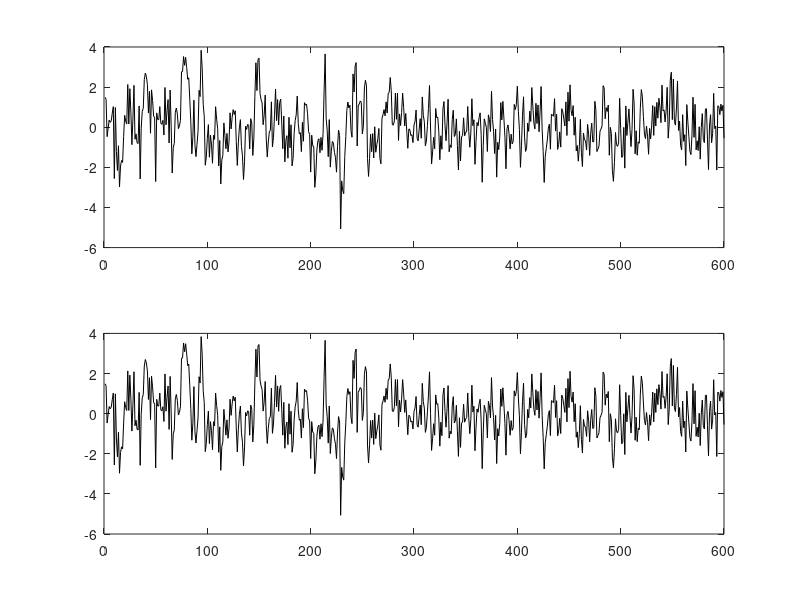

The MATLAB script that drew this image: (Note: this script raises an error after producing the figure.)
%%%%%%%%%%%%%%%%%%%%%%%%%%%%%%%%%%%%%%%%%%%%%%%%%%%%%%%%%%%%%%%%%%%%%%%%%%%
%%%%%%%%%%%%%%%%%%%%%%%%%%%%%%%%%%%%%%%%%%%%%%%%%%%%%%%%%%%%%%%%%%%%%%%%%%%
% Program for the MCMC nonstationary multivariate spectrum analysis paper
% 07/02/2016
% Does the MCMC iterations for bivariate time series
%%%%%%%%%%%%%%%%%%%%%%%%%%%%%%%%%%%%%%%%%%%%%%%%%%%%%%%%%%%%%%%%%%%%%%%%%%%
%%%%%%%%%%%%%%%%%%%%%%%%%%%%%%%%%%%%%%%%%%%%%%%%%%%%%%%%%%%%%%%%%%%%%%%%%%%


%%%%%%%%%%%%%%%%%%%%%%%%%%%%%%%%%%%%%%%%%%%%%%%%%%%%%%%%%%%%%%%%%%%%%%%%%%%
%   I) get the data
%%%%%%%%%%%%%%%%%%%%%%%%%%%%%%%%%%%%%%%%%%%%%%%%%%%%%%%%%%%%%%%%%%%%%%%%%%%
%  load('abrupt_example.mat') 
load('abrupt_example2.mat') 

figure
subplot(2,1,1);
plot(zt(:,1),'color','black')
subplot(2,1,2);
plot(zt(:,1),'color','black')


%%%%%%%%%%%%%%%%%%%%%%%%%%%%%%%%%%%%%%%%%%%%%%%%%%%%%%%%%%%%%%%%%%%%%%%%%%%
%%%%%%% II) Run the estimation proceedure
%%%%%%%%%%%%%%%%%%%%%%%%%%%%%%%%%%%%%%%%%%%%%%%%%%%%%%%%%%%%%%%%%%%%%%%%%%%
warning('off','MATLAB:nearlySingularMatrix')
nloop = 6000;   %number of total MCMC iterations
nwarmup = 2000; %number of warmup period
nexp_max = 5;   %Input maximum number of segments

global dimen nobs nbasis ngamma sigmasqalpha tau_up_limit ...
            prob_mm1 tmin var_inflate_1 var_inflate_2 options        
options = optimset('Display','off','GradObj','on','Hessian','on','MaxIter',10000,...
    'MaxFunEvals',10000,'TolFun',1e-5,'TolX',1e-5);

ts = zt;               %a T by two time series 
dim = size(ts);       
nobs = dim(1);
dimen = dim(2);
n = nobs;
yy = fft(ts)/sqrt(n);  %DFT 
y = yy(1:ceil(n/2),:);
nf = length(y);
tt=linspace(1,nobs,nobs)';

nbasis = 7;             %number of linear smoothing spline basis functions 
ngamma = nbasis + 1;    %number of coefficients for real part of components
sigmasqalpha = 5;       %smoothing parameter for alpha
tau_up_limit = 5;       %the prior for smoothing parameters    
prob_mm1 = 0.8;         %the probability of small jump, 1-prob of big jump
tmin = 100;             %minimum number of observation in each segment
var_inflate_1 = 2.5;      
var_inflate_2 = 2.5;
%%%%%%%%%%%%%%%%%%%%%%%%%%%%%%%%%%%%%%%%%%%%%%%%%%%%%%%%%%%%%%%%%%%%%%%%%%%
%%%%%%% II) Run the estimation proceedure
%%%%%%%%%%%%%%%%%%%%%%%%%%%%%%%%%%%%%%%%%%%%%%%%%%%%%%%%%%%%%%%%%%%%%%%%%%%
nfreq_hat = 50;
freq_hat=(0:nfreq_hat)'/(2*nfreq_hat);

tausq = cell(nexp_max,1);  %big array for smoothing parameters
gamma = cell(nexp_max,1);  %big array for coefficients 
spect_hat = cell(nexp_max,1);
xi = cell(nexp_max,1);     %Cutpoint locations xi_1 is first cutpoint, xi_) is beginning of timeseries
nseg = cell(nexp_max,1);   %Number of observations in each segment
rho = cell(nexp_max,1);    %index for component change
spec_hat = cell(nexp_max,1);
fmean = cell(nexp_max,1);

for j=1:nexp_max
    tausq{j}=ones(4,j,nloop+1);
    gamma{j} = zeros(ngamma,4,j,nloop+1);
    spect_hat{j} = zeros(2,2,nfreq_hat+1,j,nloop+1);
    fmean{j} = zeros(dimen,dimen,nfreq_hat+1,j);
    xi{j}=ones(j,nloop+1);
	nseg{j}=ones(j,nloop+1);
    rho{j}=zeros(j,nloop+1);
end

%%%%%%%%%%%%%%%%%%%%%%%%%%%%%%%
% initilize the MCMC iteration
%%%%%%%%%%%%%%%%%%%%%%%%%%%%%%%

nexp_curr=nexp_max*ones(nloop+1,1); %big array for number of segment
nexp_curr(1) = 3;  %initialize the number of segments

%initialize tausq
for j=1:nexp_curr(1)
	tausq{nexp_curr(1)}(:,j,1)=rand(4,1)*tau_up_limit;
end

%initilize the location of the changepoints for j=1:nexp_curr(1)
for j=1:nexp_curr(1)
    if nexp_curr(1)==1
        xi{nexp_curr(1)}(j,1) = nobs;
        nseg{nexp_curr(1)}(j,1) = nobs;
    else
        if j==1
			nposs = nobs-nexp_curr(1)*tmin+1;
			xi{nexp_curr(1)}(j,1) = tmin + unidrnd(nposs)-1;
			nseg{nexp_curr(1)}(j,1) = xi{nexp_curr(1)}(j,1);
        elseif j>1 && j<nexp_curr(1)
			nposs=nobs-xi{nexp_curr(1)}(j-1,1)-tmin*(nexp_curr(1)-j+1)+1;
			xi{nexp_curr(1)}(j,1)=tmin+unidrnd(nposs)+xi{nexp_curr(1)}(j-1,1)-1;
			nseg{nexp_curr(1)}(j,1)=xi{nexp_curr(1)}(j,1)-xi{nexp_curr(1)}(j-1,1);
        else
			xi{nexp_curr(1)}(j,1)=nobs;
			nseg{nexp_curr(1)}(j,1)=xi{nexp_curr(1)}(j,1)-xi{nexp_curr(1)}(j-1,1);	
        end
    end
end

%initilize indicator for order of rho occur.
Z = zeros(nobs,1);
Z(xi{nexp_curr(1)}(:,1)) = Z(xi{nexp_curr(1)}(:,1)) + 1;

%index matrix for which compoents of choloskey decomposition changed
chol_index = [0 0 0 0; 1 0 0 0; 0 1 0 0; 0 0 1 0; 0 0 0 1;...
              1 1 0 0; 1 0 1 0; 1 0 0 1; 0 0 1 1; 0 1 0 1;...
              0 1 1 0; 1 1 1 0; 1 1 0 1; 0 1 1 1; 1 0 1 1;...
              1 1 1 1];
% 1: no change; 2-5: one changes; 6-11: two changes; 12-15: three changes
% 16: all changed

xi_temp = xi{nexp_curr(1)}(:,1);
nseg_temp = nseg{nexp_curr(1)}(:,1);
tau_temp = tausq{nexp_curr(1)}(:,:,1);
gamma_temp = gamma{nexp_curr(1)}(:,:,:,1);
rho{nexp_curr(1)}(1:(end-1),1)=16;
rho_temp = repmat(16,nexp_curr(1));
for j=1:nexp_curr(1)
   	[gamma_mean, gamma_var,~] = postgamma1(chol_index, rho_temp(j), j, ts, tau_temp(:,j), gamma_temp(:,:,j,1), xi_temp);
	gamma{nexp_curr(1)}(:,:,j,1) = reshape([mvnrnd(gamma_mean,0.5*(gamma_var+gamma_var')),0],ngamma,4);
end
%jumping probabilities
epsilon=zeros(nloop,1);
met_rat=zeros(nloop,1);

tic;
%%%%%%%%%%%%%%%%%%%%%%%%%%%%%%%%%%%%%%%%%%
% run the loop
%%%%%%%%%%%%%%%%%%%%%%%%%%%%%%%%%%%%%%%%%%
for p=1:nloop
    if(mod(p,100)==0)
        p
    end
    
    if p<nwarmup
        var_inflate_1=2.5;
        var_inflate_2=2.5;
    else
        var_inflate_1=2;
        var_inflate_2=2;
    end
    
    %========================
    %BETWEEN MODEL MOVE
    %========================
    
    kk = length(find(nseg{nexp_curr(p)}(:,p)>2*tmin)); %Number of available segments
    
    %===========================
    %Deciding on birth or death
    if kk==0 %Stay where you (if nexp_curr=1) or join segments if there are no available segments to cut
        if nexp_curr(p)==1
            nexp_prop = nexp_curr(p); %Stay 
            log_move_prop = 0;
            log_move_curr = 0;
        else
            nexp_prop = nexp_curr(p)-1; %death
            log_move_prop = 0;
            if nexp_prop==1
                log_move_curr = 1;
            else
                log_move_curr = log(0.5);
            end
        end
    else
        if nexp_curr(p)==1
            nexp_prop = nexp_curr(p) + 1; %birth
            log_move_prop = 0;
            if nexp_prop==nexp_max
                log_move_curr = 0;
            else
                log_move_curr = log(0.5);
            end
        elseif nexp_curr(p)==nexp_max
            nexp_prop = nexp_curr(p)-1;   %death
            log_move_prop = 0;
            if nexp_prop==1
                log_move_curr = 0;
            else
                log_move_curr = log(0.5);
            end
        else
            u = rand;
            if u<0.5
                nexp_prop = nexp_curr(p)+1; %birth
                if nexp_prop==nexp_max;
                    log_move_curr = 0;
                    log_move_prop = log(0.5);
                else
                    log_move_curr=log(0.5);
                    log_move_prop=log(0.5);
                end
            else
                nexp_prop = nexp_curr(p)-1; %death
                if nexp_prop==1
                    log_move_curr = 0;
                    log_move_prop = log(0.5);
                else
                    log_move_curr = log(0.5);
                    log_move_prop = log(0.5);
                end
            end
        end
    end
    xi_curr_temp = xi{nexp_curr(p)}(:,p);
    gamma_curr_temp = gamma{nexp_curr(p)}(:,:,:,p);
    nseg_curr_temp = nseg{nexp_curr(p)}(:,p);
    tau_curr_temp = tausq{nexp_curr(p)}(:,:,p);
    rho_curr_temp = rho{nexp_curr(p)}(:,p);
    Z(xi{nexp_curr(p)}(:,p)) = Z(xi{nexp_curr(p)}(:,p)) + 1;
    
    if nexp_prop<nexp_curr(p)
        %Do Death step
        [met_rat(p),nseg_prop,xi_prop,tau_prop,gamma_prop, rho_prop, z_tmp]= death(chol_index,ts,nexp_curr(p),nexp_prop,...
		tau_curr_temp,xi_curr_temp,nseg_curr_temp,gamma_curr_temp,rho_curr_temp, log_move_curr,log_move_prop,Z);
    elseif nexp_prop>nexp_curr(p)
        %Do Birth step
        [met_rat(p),nseg_prop,xi_prop,tau_prop,gamma_prop, rho_prop, z_tmp]= birth(chol_index,ts,nexp_curr(p),nexp_prop,...
		tau_curr_temp,xi_curr_temp,nseg_curr_temp,gamma_curr_temp,rho_curr_temp,log_move_curr,log_move_prop,Z);
    else
        xi_prop=xi{nexp_curr(p)}(:,p);
        nseg_prop=nseg{nexp_curr(p)}(:,p);
        tau_prop=tausq{nexp_curr(p)}(:,:,p);
        gamma_prop=beta{nexp_curr(p)}(:,:,p);
        rho_prop=rho{nexp_curr(p)}(:,p);
        met_rat(p) = 1;
    end
    u = rand;
    if u<met_rat(p)
		nexp_curr(p+1)=nexp_prop;
		xi{nexp_curr(p+1)}(:,p+1)=xi_prop;
		nseg{nexp_curr(p+1)}(:,p+1)=nseg_prop;
		tausq{nexp_curr(p+1)}(:,:,p+1)=tau_prop;
		gamma{nexp_curr(p+1)}(:,:,:,p+1)=gamma_prop;
        rho{nexp_curr(p+1)}(:,p+1)=rho_prop;
        Z=z_tmp;
    else
		nexp_curr(p+1)=nexp_curr(p);
		xi{nexp_curr(p+1)}(:,p+1)=xi{nexp_curr(p+1)}(:,p);
		nseg{nexp_curr(p+1)}(:,p+1)=nseg{nexp_curr(p+1)}(:,p);
		tausq{nexp_curr(p+1)}(:,:,p+1)=tausq{nexp_curr(p+1)}(:,:,p);
		gamma{nexp_curr(p+1)}(:,:,:,p+1)=gamma{nexp_curr(p+1)}(:,:,:,p);
        rho{nexp_curr(p+1)}(:,p+1)=rho{nexp_curr(p+1)}(:,p);
    end
    %========================
    %WITHIN MODEL MOVE
    %========================
	%Drawing a new cut point and gamma simultaneously
    %update coeffiecient of linear basis function
    xi_curr_temp=xi{nexp_curr(p+1)}(:,p+1);
    gamma_curr_temp=gamma{nexp_curr(p+1)}(:,:,:,p+1);
    tau_temp=tausq{nexp_curr(p+1)}(:,:,p+1);
    nseg_curr_temp=nseg{nexp_curr(p+1)}(:,p+1);
    rho_temp = rho{nexp_curr(p+1)}(:,p+1); 
    [epsilon(p),nseg_new,xi_prop,tau_prop,gamma_prop,rho_prop,seg_temp,z_tmp]= ...
    within(chol_index,ts,nexp_curr(p+1),tau_temp, xi_curr_temp,...
                                                            nseg_curr_temp, gamma_curr_temp,rho_temp,Z);
    u = rand;
    if (u<epsilon(p)|| p==1) 
        if nexp_curr(p+1)>1
            for j=seg_temp:seg_temp+1
                gamma{nexp_curr(p+1)}(:,:,j,p+1)=gamma_prop(:,:,j);
                xi{nexp_curr(p+1)}(j,p+1)=xi_prop(j);
                nseg{nexp_curr(p+1)}(j,p+1)=nseg_new(j);
                rho{nexp_curr(p+1)}(j,p+1)=rho_prop(j);
                Z=z_tmp;
            end
        else
            gamma{nexp_curr(p+1)}(:,1,p+1)=gamma_prop(:,1);
        end
    else
        gamma{nexp_curr(p+1)}(:,:,:,p+1)=gamma_curr_temp;
        xi{nexp_curr(p+1)}(:,p+1)=xi_curr_temp;
        nseg{nexp_curr(p+1)}(:,p+1)=nseg_curr_temp;
        rho{nexp_curr(p+1)}(:,p+1)=rho_temp;
    end
    
    %Drawing tau
    for j=1:nexp_curr(p+1)
        for i=1:3
            tau_a = nbasis/2;
            tau_b = sum(gamma{nexp_curr(p+1)}(2:end,i,j,p+1).^2)/2;
            u=rand;
            const1 = gamcdf(1/tau_up_limit,tau_a,1/tau_b);
            const2 = 1-u*(1-const1);
            tausq{nexp_curr(p+1)}(i,j,p+1) = 1/gaminv(const2,tau_a,1/tau_b);
%           tausq{nexp_curr(p+1)}(i,j,p+1)=1/gamrnd(tau_a,1/tau_b);
        end
        tau_a = nbasis/2;
        tau_b = sum(gamma{nexp_curr(p+1)}(1:nbasis,4,j,p+1).^2)/2;
        u=rand;
        const1 = gamcdf(1/tau_up_limit,tau_a,1/tau_b);
        const2 = 1-u*(1-const1);
        tausq{nexp_curr(p+1)}(4,j,p+1) = 1/gaminv(const2,tau_a,1/tau_b);
%       tausq{nexp_curr(p+1)}(4,j,p+1)=1/gamrnd(tau_a,1/tau_b);
    end
    
    %==================================
    %Estimating Spectral Density
    %==================================
    [xx_r, xx_i] = lin_basis_func(freq_hat); %produce linear basis functions
    
    for j =1:nexp_curr(p+1)
        %getting the coefficients of linear basis functions
        g1 = gamma{nexp_curr(p+1)}(:,1:3,j,p+1);
        g2 = gamma{nexp_curr(p+1)}(1:nbasis,4,j,p+1);
        
        theta_real = xx_r * g1(:,3);
        theta_imag = xx_i * g2;
        theta = theta_real+sqrt(-1)*theta_imag;
        
        delta_sq_hat = zeros(2,nfreq_hat+1);
        for q=1:2
            delta_sq_hat(q,:) = exp(xx_r * g1(:,q))';
        end
        %produce the spectral density matrix
        for k=1:(nfreq_hat+1)
            TT = eye(2);
            TT(2,1) = -theta(k);
            spect_hat{nexp_curr(p+1)}(:,:,k,j,p+1) = ...
            inv(TT)*diag(delta_sq_hat(:,k))*inv(TT');
        end
    end    
end

run_time = toc/60;

%%%%%%%%%%%%%%%%%%%%%%%%%%%%%%%%%%%%%%%%%%%%%%%%%%%%%%%%
% average ove MCMC samples to get time-varying spectrum
%%%%%%%%%%%%%%%%%%%%%%%%%%%%%%%%%%%%%%%%%%%%%%%%%%%%%%%%

%plot the estimated of time-varying spectrum (f11)
s_11=zeros(nfreq_hat+1,nobs);
for p=1:nloop
    if(p>nwarmup)
        xi_curr=xi{nexp_curr(p)}(:,p);
        spec_hat_curr=squeeze(spect_hat{nexp_curr(p)}(1,1,:,:,p));
        for j=1:nexp_curr(p)
            if(j==1)
               s_11(:,1:xi_curr(j))=s_11(:,1:xi_curr(j))+repmat(spec_hat_curr(:,j),1,xi_curr(j))/(nloop-nwarmup);
            else
               s_11(:,xi_curr(j-1)+1:xi_curr(j))=s_11(:,xi_curr(j-1)+1:xi_curr(j))+...
                repmat(spec_hat_curr(:,j),1,xi_curr(j)-xi_curr(j-1))/(nloop-nwarmup);
            end
        end
    end
end
figure
h_11=surf(tt,freq_hat,real(s_11));
set(h_11, 'edgecolor','none')
set(gca,'YDir','reverse')

%plot the estimated of time-varying spectrum (f22)
s_22=zeros(nfreq_hat+1,nobs);
for p=1:nloop
    if(p>nwarmup)
        xi_curr=xi{nexp_curr(p)}(:,p);
        spec_hat_curr=squeeze(spect_hat{nexp_curr(p)}(2,2,:,:,p));
        for j=1:nexp_curr(p)
            if(j==1)
               s_22(:,1:xi_curr(j))=s_22(:,1:xi_curr(j))+repmat(spec_hat_curr(:,j),1,xi_curr(j))/(nloop-nwarmup);
            else
               s_22(:,xi_curr(j-1)+1:xi_curr(j))=s_22(:,xi_curr(j-1)+1:xi_curr(j))+...
                repmat(spec_hat_curr(:,j),1,xi_curr(j)-xi_curr(j-1))/(nloop-nwarmup);
            end
        end
    end
end
figure
h_22=surf(tt,freq_hat,real(s_22));
set(h_22, 'edgecolor','none')
set(gca,'YDir','reverse')

%plot the estimated of time-varying spectrum (f21)
s_21=zeros(nfreq_hat+1,nobs);
for p=1:nloop
    if(p>nwarmup)
        xi_curr=xi{nexp_curr(p)}(:,p);
        spec_hat_curr=squeeze(spect_hat{nexp_curr(p)}(2,1,:,:,p));
        for j=1:nexp_curr(p)
            if(j==1)
               s_21(:,1:xi_curr(j))=s_21(:,1:xi_curr(j))+repmat(spec_hat_curr(:,j),1,xi_curr(j))/(nloop-nwarmup);
            else
               s_21(:,xi_curr(j-1)+1:xi_curr(j))=s_21(:,xi_curr(j-1)+1:xi_curr(j))+...
                repmat(spec_hat_curr(:,j),1,xi_curr(j)-xi_curr(j-1))/(nloop-nwarmup);
            end
        end
    end
end
s_21_real = real(s_21);
s_21_imag = imag(s_21);

figure
h_21_real=surf(tt,freq_hat,real(s_21_real));
set(h_21_real, 'edgecolor','none')
set(gca,'YDir','reverse')

figure
h_21_imag=surf(tt,freq_hat,real(s_21_imag));
set(h_21_imag, 'edgecolor','none')
set(gca,'YDir','reverse')

%plot the estimated of coherence
s_coh=zeros(nfreq_hat+1,nobs);
for p=1:nloop
    if(p>nwarmup)
        xi_curr=xi{nexp_curr(p)}(:,p);
        spec_hat_curr=abs(squeeze(spect_hat{nexp_curr(p)}(2,1,:,:,p))).^2./...
            (squeeze(spect_hat{nexp_curr(p)}(1,1,:,:,p)).*squeeze(spect_hat{nexp_curr(p)}(2,2,:,:,p)));
        for j=1:nexp_curr(p)
            if(j==1)
               s_coh(:,1:xi_curr(j))=s_coh(:,1:xi_curr(j))+repmat(spec_hat_curr(:,j),1,xi_curr(j))/(nloop-nwarmup);
            else
               s_coh(:,xi_curr(j-1)+1:xi_curr(j))=s_coh(:,xi_curr(j-1)+1:xi_curr(j))+...
                repmat(spec_hat_curr(:,j),1,xi_curr(j)-xi_curr(j-1))/(nloop-nwarmup);
            end
        end
    end
end
figure
h_coh=surf(tt,freq_hat,real(s_coh));
set(h_coh, 'edgecolor','none')
set(gca,'YDir','reverse')

%partitions
figure
histogram(nexp_curr(nwarmup+1:nloop),'FaceAlpha',1, 'Normalization','probability','BinMethod','integers','BinWidth',.5,...
    'BinLimits',[1,10])
for j=1:nexp_max
	kk=find(nexp_curr(nwarmup+1:nloop)==j);
    post_prob_nexp(j)=length(kk)/(nloop-nwarmup);
    if ~isempty(kk) && j>1
        figure
        hold
        title(['Plot of Partition Points for a mixture of ',int2str(j)])
        for k=1:j-1
            plot(xi{j}(k,kk+nwarmup))
        end
        for k=1:j-1
            figure
            hold
            title(['Histogram for a mixture of ',int2str(j)])
            histogram(xi{j}(k,kk+nwarmup),'FaceAlpha',1, 'Normalization','probability','BinMethod','integers','BinWidth',20,...
    'BinLimits',[1,nobs])
        end
    end
%     if j==2
%         c1=min(xi{j}(1,kk+nwarmup));
%         c2=max(xi{j}(1,kk+nwarmup));
%         cut_grid=linspace(c1,c2,c2-c1)';
%         sort_cut=sort(xi{j}(1,kk+nwarmup));
%     [nout xout]= hist(sort_cut,cut_grid);
%     pexp=cumsum(nout./sum(nout));
%     figure('Visible','Off')
%     plot(xout,pexp)
end


